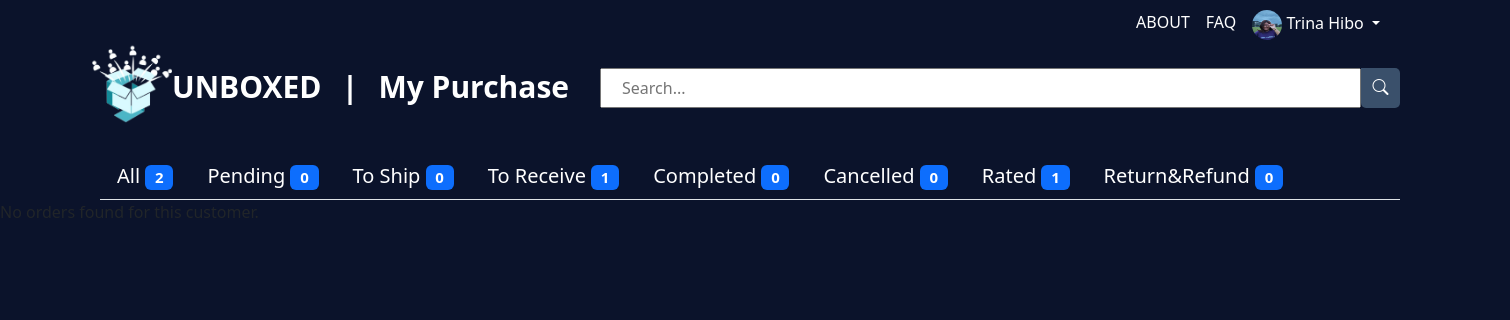
Before: /Purchase.php?status=Pending (signed in) with the older database file.
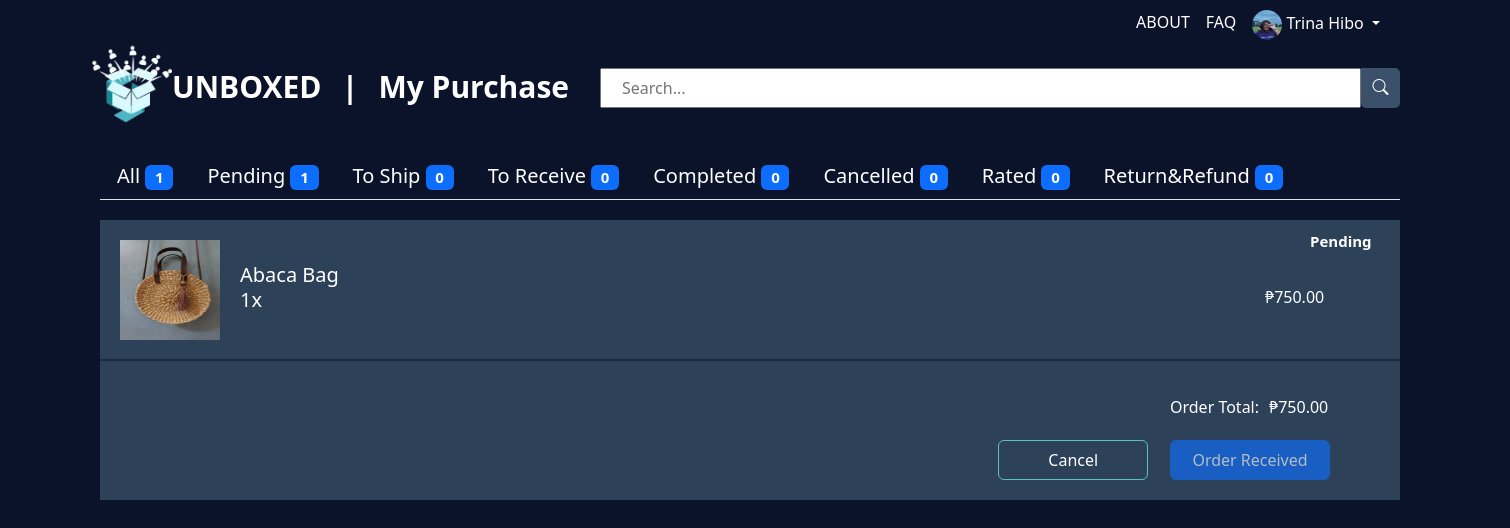
After: the same page with the newer database file.
### tables this page shows
CREATE TABLE `order_item` (
  `order_item_id` int(11) NOT NULL,
  `customer_id` int(11) DEFAULT NULL,
  `customer_name` varchar(255) NOT NULL,
  `address` text DEFAULT NULL,
  `contact` varchar(11) NOT NULL,
  `product_id` int(11) DEFAULT NULL,
  `product_img` varchar(255) NOT NULL,
  `product_name` varchar(255) NOT NULL,
  `product_owner` varchar(255) NOT NULL,
  `quantity` int(11) NOT NULL,
  `price` decimal(10,2) NOT NULL,
  `total_payment` int(11) NOT NULL,
  `payment` varchar(100) NOT NULL,
  `order_date` date NOT NULL,
  `status` varchar(255) NOT NULL COMMENT 'To Ship, To Receive, Completed, Canceled'
);

### Purchase.php (the view, shortened to what the changed rows need)
<?php
$servername = "localhost";
$username = "root";
$password = "";
$dbname = "unboxed";
$conn = new mysqli($servername, $username, $password, $dbname);
if (isset($_SESSION['customer_id'])) {
    $customer_id = $_SESSION['customer_id'];
} else {
    echo "Customer ID not found.";
    exit;
}
$statusCounts = array();
$statusQueries = array(
    "All" => "SELECT COUNT(*) AS count FROM order_item WHERE customer_id = $customer_id",
    "Pending" => "SELECT COUNT(*) AS count FROM order_item WHERE customer_id = $customer_id AND status = 'Pending'",
    "To Ship" => "SELECT COUNT(*) AS count FROM order_item WHERE customer_id = $customer_id AND status = 'To Ship'",
    "To Receive" => "SELECT COUNT(*) AS count FROM order_item WHERE customer_id = $customer_id AND status = 'To Receive'",
    "Completed" => "SELECT COUNT(*) AS count FROM order_item WHERE customer_id = $customer_id AND status = 'Completed'",
    "Cancelled" => "SELECT COUNT(*) AS count FROM order_item WHERE customer_id = $customer_id AND status = 'Cancelled'",
    "Rated" => "SELECT COUNT(*) AS count FROM order_item WHERE customer_id = $customer_id AND status = 'Rated'",
    "Returned" => "SELECT COUNT(*) AS count FROM order_item WHERE customer_id = $customer_id AND status = 'Returned'",
);
foreach ($statusQueries as $status => $query) {
    $result = $conn->query($query);
    if ($result && $result->num_rows > 0) {
        $statusCounts[$status] = $result->fetch_assoc()['count'];
    } else {
        $statusCounts[$status] = 0;
    }
}
?>
<!DOCTYPE html>
<html lang="en">
<head>
    <link href="https://cdn.jsdelivr.net/npm/bootstrap@5.3.3/dist/css/bootstrap.min.css" rel="stylesheet">
    <link rel="stylesheet" href="https://cdn.jsdelivr.net/npm/bootstrap-icons@1.3.0/font/bootstrap-icons.css">
    <link rel="stylesheet" href="style.css?v=<?php echo time(); ?>">
</head>
<body>
<div class="cart-container">
    <ul class="nav nav-tabs">
        <li class="nav-item">
            <a class="nav-link" href="?status=All">All <span class="badge bg-primary"><?php echo $statusCounts['All']; ?></span></a>
        </li>
        <li class="nav-item">
            <a class="nav-link" href="?status=Pending">Pending <span class="badge bg-primary"><?php echo $statusCounts['Pending']; ?></span></a>
        </li>
        <li class="nav-item">
            <a class="nav-link" href="?status=To Receive">To Receive <span class="badge bg-primary"><?php echo $statusCounts['To Receive']; ?></span></a>
        </li>
<li class="nav-item">
    <a class="nav-link" href="?status=Rated">Rated <span class="badge bg-primary"><?php echo $statusCounts['Rated']; ?></span></a>
</li>
    </ul>
    <?php
$selectedStatus = isset($_GET['status']) ? $_GET['status'] : 'All';
function displayOrderDetails($conn, $selectedStatus, $customer_id) {
if (isset($_GET['search'])) {
    $searchKeyword = $_GET['search'];
    $sql = "SELECT * FROM order_item WHERE customer_id = $customer_id AND product_name LIKE '%$searchKeyword%'";
}elseif ($selectedStatus === 'Completed') {
        $sql = "SELECT * FROM order_item WHERE customer_id = $customer_id AND (status = 'Rated' OR status = 'Completed')";
    } else {
        $sql = ($selectedStatus === 'All') ? "SELECT * FROM order_item WHERE customer_id = $customer_id" : "SELECT * FROM order_item WHERE customer_id = $customer_id AND status = '$selectedStatus'";
    }
    $result = $conn->query($sql);
    if ($result->num_rows > 0) {
        $orderItems = [];
        while ($row = $result->fetch_assoc()) {
            $orderItems[] = $row;
        }
        $orderItems = array_reverse($orderItems);
        echo "<div class='order-con' id='orderContainer'>";
        foreach ($orderItems as $row) {
            echo "<div class='product-details-purchase'>";
            echo "<p class='order-status'>" . $row['status'] . "</p>";
            echo "<div class='order-name-img'>";
            echo "<img src='" . $row['product_img'] . "' class='product-img' alt=''>";
            echo "<p class='prod-name-order'>" . $row['product_name'] . "</p>";
            echo "<p class='prod-quantity-order'>" . $row['quantity'] . "x</p>";
            echo "</div>";
            echo "<div class='purchase-price'>";
            echo "<p class='prod-price-order'>₱" . number_format($row['price'], 2) . "</p>";
            echo "</div>";
            echo "<div class='purchase-total'>";
            $total_payment = $row['total_payment'];
            echo "<p class='total-label-order'>Order Total: </p>";
            echo "<p class='total-pay'>₱" . number_format($total_payment, 2) . "</p>";
            if ($row['status'] === 'Delivered') {
                echo "<button class='btn btn-primary refund-button' data-order-id='" . $row['order_id'] . "' data-order-item-id='" . $row['order_item_id'] . "'>Request Refund</button>";
                echo "<button class='btn btn-primary order-received-button' data-order-item-id='" . $row['order_item_id'] . "'>Order Received</button>";
            } elseif ($row['status'] === 'To Receive'){
                echo "<button class='btn btn-primary order-received-button' data-order-item-id='" . $row['order_item_id'] . "'>Order Received</button>";
            } elseif ($row['status'] === 'Canceled') {
                echo "<button class='btn btn-primary order-buy-button' name='buyNowBtn' data-order-item-id='" . $row['order_item_id'] . "'>Buy Again</button>";
            }elseif ($row['status'] === 'Request Return') {
                echo "<button class='btn btn-primary cancel-refund-button' data-order-id='" . $row['order_id'] . "'>Cancel Request</button>";
            }
            elseif ($row['status'] === 'Accepted') {
                echo "<button class='btn btn-primary ship-button' data-order-id='" . $row['order_item_id'] . "' id='arrange-shipment-btn'>Arrange Shipment</button>";
                echo "<button class='btn btn-primary pickup-button' data-order-id='" . $row['order_item_id'] . "' onclick='updateOrderStatus(this)'>Pick up</button>";
            }
            elseif ($row['status'] === 'To Ship Return') {
                echo "<button class='btn btn-primary ship-button' data-order-id='" . $row['order_item_id'] . "' id='arrange-shipment-btn'>Arrange Shipment</button>";
                echo "<button class='btn btn-primary pickup-button' data-order-id='" . $row['order_item_id'] . "'>Pick up</button>";
            }
            elseif ($row['status'] === 'To Receive Return') {
            }
            elseif ($row['status'] === 'Returned') {
            }
            else {
                echo "<button class='btn btn-primary order-cancel-button' data-order-item-id='" . $row['order_item_id'] . "'>Cancel</button>";
                echo "<button class='btn btn-primary order-received-button' disabled>Order Received</button>";
            }
            echo "</div>";
            echo "</div>";
        }
        echo "</div>";
    } else {
        echo "No orders found for this customer.";
    }
}
displayOrderDetails($conn, $selectedStatus, $customer_id);
?>
</body>
</html>

Changed rows visible on the page:
added order_item: status "Pending", product_img (picture), product_name "Abaca Bag", quantity "1", price "750.00", total_payment "750.00"
Other visible differences:
$statusCounts['All']: "2" → "1"
$statusCounts['Pending']: "0" → "1"
$statusCounts['To Receive']: "1" → "0"
$statusCounts['Rated']: "1" → "0"
